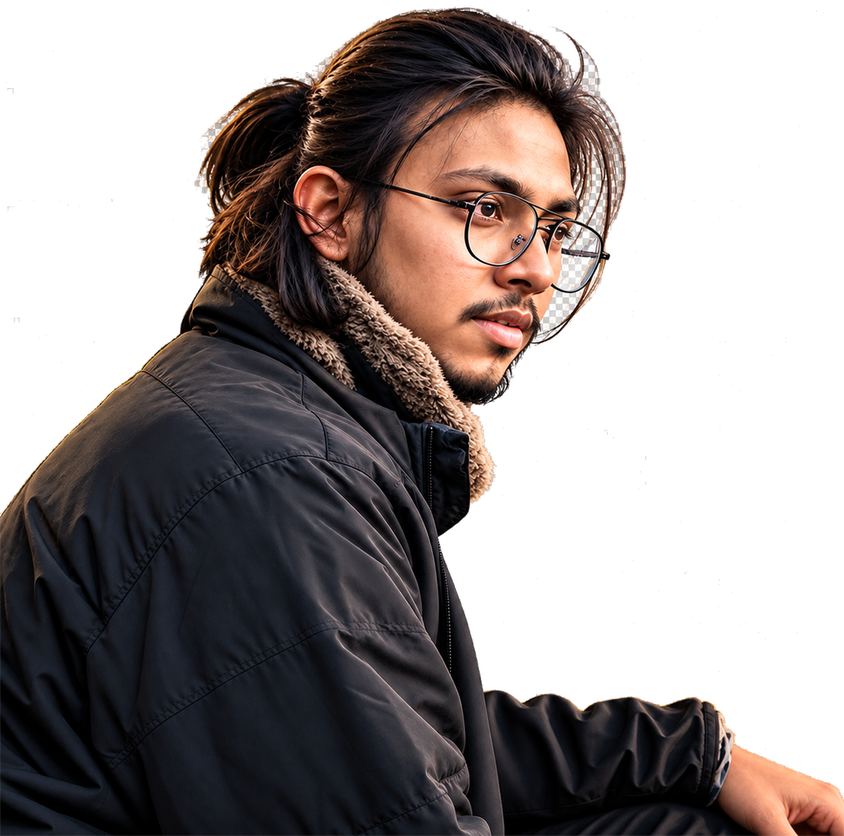
#> input picture portrait-preview.png, 844 x 836 px, shrunk from 1100 x 1089 before the run, found by its file name
$ python portrait-stats.py
#> lines starting #> are read from the running program, lines starting #| are printed output that depends on the picture
from PIL import Image
import numpy as np

path = "/home/daytona/codebase/portrait-preview.png"
im = Image.open(path)
#> im is the input picture: PIL image 844x836 RGBA; mean R, G, B, A 38, 31, 29.9, 138.9
a = np.asarray(im)
alpha = a[..., 3].astype(np.float32) / 255.0
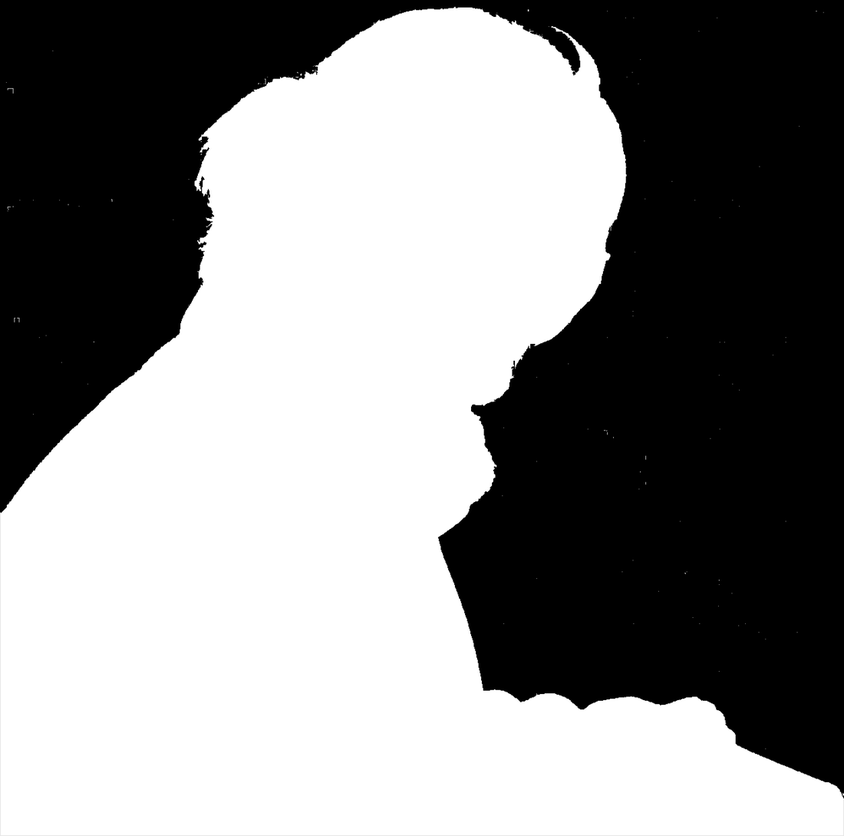
#> alpha: shape (836, 844) float32; min 0, max 1, mean 0.545
print("size", im.size, "mode", im.mode)
#| size (844, 836) mode RGBA
print("transparent px %:", round(float((alpha < 0.05).mean()) * 100, 1))
#| transparent px %: 45.2
print("opaque px %:", round(float((alpha > 0.95).mean()) * 100, 1))
#| opaque px %: 54.1
print("top row mean alpha:", round(float(alpha[0].mean()), 3))
#| top row mean alpha: 0.0

haze = (alpha > 0.05) & (alpha < 0.5)
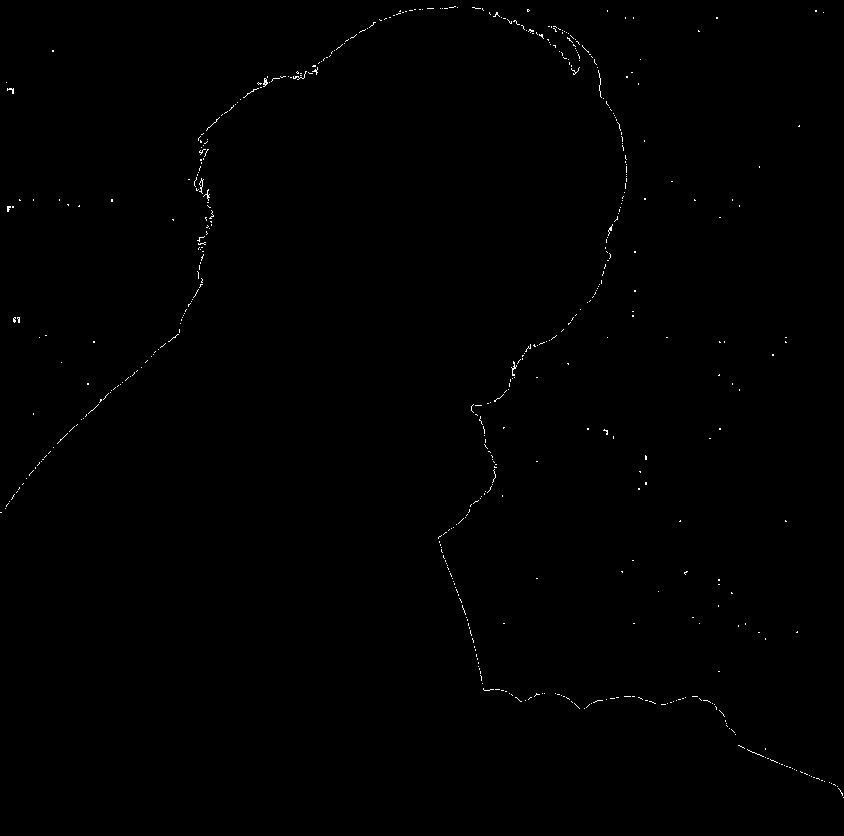
#> haze: shape (836, 844) bool; 0.28% white in thin lines or dots
rgb = a[..., :3].astype(np.float32)
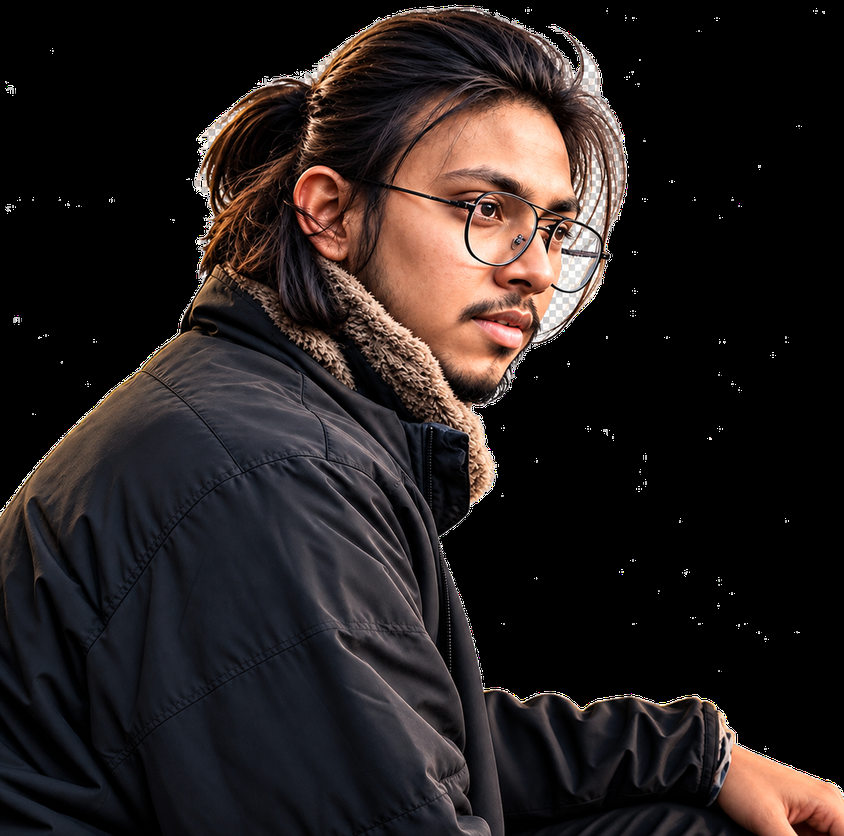
#> rgb: shape (836, 844, 3) float32; mean R, G, B 38, 31, 29.9
print("haze px %:", round(float(haze.mean()) * 100, 2))
#| haze px %: 0.28
if haze.sum():
    print("haze mean colour:", rgb[haze].mean(0).round(1))
#| haze mean colour: [207.2 202.7 200.5]

# flatten onto the site colour so the result can be eyeballed
flat = np.zeros_like(rgb)
flat[..., 0] = 8
flat[..., 1] = 8
flat[..., 2] = 8
comp = (rgb * alpha[..., None] + flat * (1 - alpha[..., None])).astype(np.uint8)
Image.fromarray(comp).save(path)
print("preview written on top of #080808")
